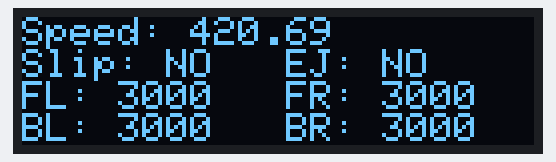
The sketch below on a simulated Arduino Uno, built with avr-gcc and run on an emulated ATmega328P. Parts: 128×32 one-colour display.

Above: at 0.1 s.

The sketch:

lite_version_oled.ino
```cpp
#include "SSD1306Ascii.h"
#include "SSD1306AsciiAvrI2c.h"

// 0X3C+SA0 - 0x3C or 0x3D
#define I2C_ADDRESS 0x3C
#define RST_PIN -1

SSD1306AsciiAvrI2c oled;

void setup() {

#if RST_PIN >= 0
  oled.begin(&Adafruit128x32, I2C_ADDRESS, RST_PIN);
#else // RST_PIN >= 0
  oled.begin(&Adafruit128x32, I2C_ADDRESS);
#endif // RST_PIN >= 0
  // Call oled.setI2cClock(frequency) to change from the default frequency.

  oled.clear();
  oled.setFont(Adafruit5x7);
  oled.set1X();
}

void loop() {
  double val = 420.69;
  oled.print("Speed: ");
  oled.println(val);
  oled.print("Slip: ");
  oled.print("NO");
  oled.print("   EJ: ");
  oled.println("NO");
  oled.print("FL: ");
  oled.print(3000);
  oled.print("   FR: ");
  oled.println(3000);
  oled.print("BL: ");
  oled.print(3000);
  oled.print("   BR: ");
  oled.println(3000);
  delay(1000);
  oled.clear();
}
```
